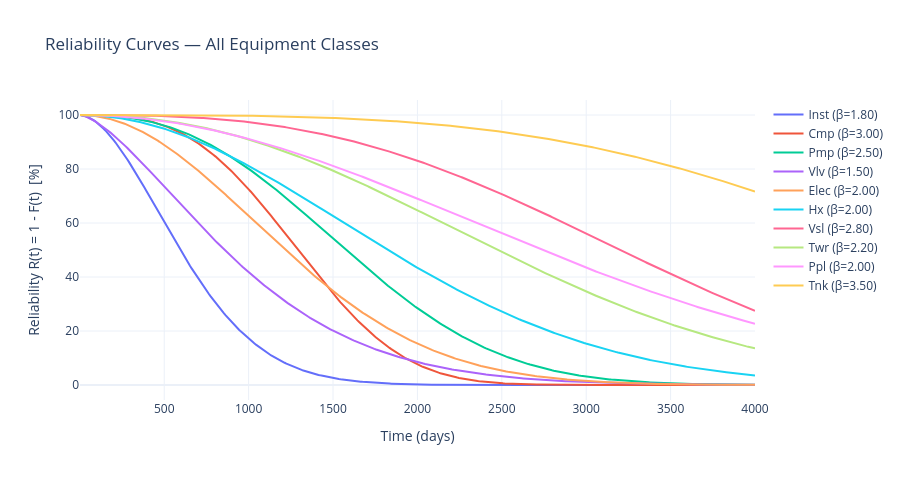

Source (notebook cell):
### Code cell
fig = go.Figure()
t_grid = np.linspace(1, 4000, 400)
for cls, row in class_fits.iterrows():
    reliability = weibull_min.sf(t_grid, row.beta, scale=row.eta) * 100
    fig.add_trace(go.Scatter(x=t_grid, y=reliability, name=f"{cls} (β={row.beta:.2f})"))

fig.update_layout(
    title="Reliability Curves — All Equipment Classes",
    xaxis_title="Time (days)", yaxis_title="Reliability R(t) = 1 - F(t)  [%]",
    template="plotly_white", height=480,
)
fig.show()

### Figure 1 — Plotly figure (JSON) as saved in the notebook; plotly's stock layout.template omitted (floating-point values rounded to 4 significant figures; data arrays with more than 128 entries replaced by an {"elided": "..."} marker saying what was removed)
{"data": [{"name": "Inst (β=1.80)", "type": "scatter", "x": {"elided": "400 float values"}, "y": {"elided": "400 float values"}}, {"name": "Cmp (β=3.00)", "type": "scatter", "x": {"elided": "400 float values"}, "y": {"elided": "400 float values"}}, {"name": "Pmp (β=2.50)", "type": "scatter", "x": {"elided": "400 float values"}, "y": {"elided": "400 float values"}}, {"name": "Vlv (β=1.50)", "type": "scatter", "x": {"elided": "400 float values"}, "y": {"elided": "400 float values"}}, {"name": "Elec (β=2.00)", "type": "scatter", "x": {"elided": "400 float values"}, "y": {"elided": "400 float values"}}, {"name": "Hx (β=2.00)", "type": "scatter", "x": {"elided": "400 float values"}, "y": {"elided": "400 float values"}}, {"name": "Vsl (β=2.80)", "type": "scatter", "x": {"elided": "400 float values"}, "y": {"elided": "400 float values"}}, {"name": "Twr (β=2.20)", "type": "scatter", "x": {"elided": "400 float values"}, "y": {"elided": "400 float values"}}, {"name": "Ppl (β=2.00)", "type": "scatter", "x": {"elided": "400 float values"}, "y": {"elided": "400 float values"}}, {"name": "Tnk (β=3.50)", "type": "scatter", "x": {"elided": "400 float values"}, "y": {"elided": "400 float values"}}], "layout": {"height": 480, "title": {"text": "Reliability Curves — All Equipment Classes"}, "xaxis": {"title": {"text": "Time (days)"}}, "yaxis": {"title": {"text": "Reliability R(t) = 1 - F(t)  [%]"}}}}
